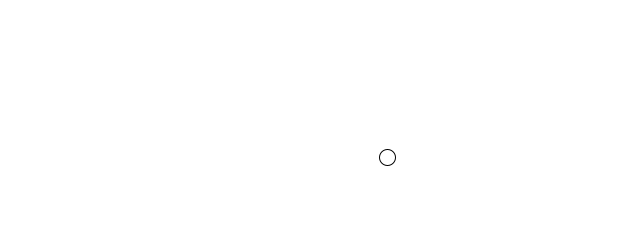
Frame 1 (no input)
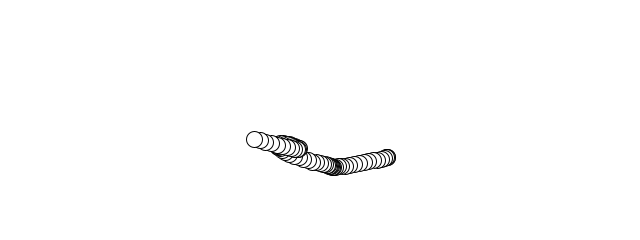
Frame 60 (the mouse pressed at the canvas centre just before this capture)
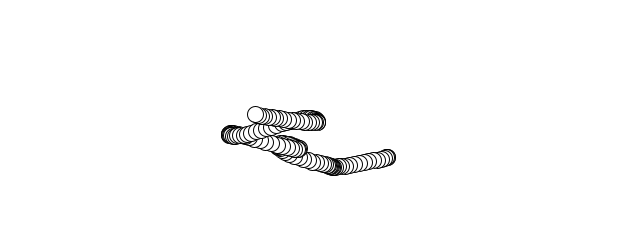
Frame 120 (the mouse held since frame 60 and released just before this capture)

The Processing sketch that drew these frames (run headless with seeded random() and noise(); from frame 60 on, the mouse is pressed at the canvas centre):

// Processing sketch: random_noise_walker
// ── random_noise_walker.pde
class Walker {
  float x, y;
  float tx, ty;
  
  Walker() {
    tx = 0;
    ty = 10000;
  }
  
  void step() {
    x = map(noise(tx), 0, 1, 0, width);
    y = map(noise(ty), 0, 1, 0, height);
    tx += 0.01;
    ty += 0.01;
  }
  
  void display() {
    stroke(0);
    ellipse(x, y, 16, 16);
  }

}

Walker walker;

void setup() {
  size(640, 240);
  background(255);
  walker = new Walker();
}

void draw () {
  walker.step();
  walker.display();
}
